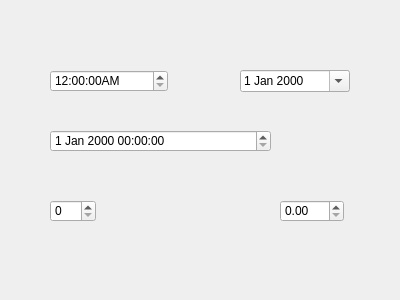
<?xml version="1.0" encoding="UTF-8"?>
<ui version="4.0">
 <class>MyWidget</class>
 <widget class="QWidget" name="MyWidget">
  <property name="geometry">
   <rect>
    <x>0</x>
    <y>0</y>
    <width>400</width>
    <height>300</height>
   </rect>
  </property>
  <property name="windowTitle">
   <string>MyWidget</string>
  </property>
  <widget class="QDateEdit" name="dateEdit">
   <property name="geometry">
    <rect>
     <x>240</x>
     <y>70</y>
     <width>110</width>
     <height>22</height>
    </rect>
   </property>
   <property name="calendarPopup">
    <bool>true</bool>
   </property>
  </widget>
  <widget class="QDateTimeEdit" name="dateTimeEdit">
   <property name="geometry">
    <rect>
     <x>50</x>
     <y>130</y>
     <width>221</width>
     <height>22</height>
    </rect>
   </property>
  </widget>
  <widget class="QTimeEdit" name="timeEdit">
   <property name="geometry">
    <rect>
     <x>50</x>
     <y>70</y>
     <width>118</width>
     <height>22</height>
    </rect>
   </property>
   <property name="displayFormat">
    <string>h:mm:ssA</string>
   </property>
  </widget>
  <widget class="QSpinBox" name="spinBox">
   <property name="geometry">
    <rect>
     <x>50</x>
     <y>200</y>
     <width>46</width>
     <height>22</height>
    </rect>
   </property>
  </widget>
  <widget class="QDoubleSpinBox" name="doubleSpinBox">
   <property name="geometry">
    <rect>
     <x>280</x>
     <y>200</y>
     <width>64</width>
     <height>22</height>
    </rect>
   </property>
  </widget>
 </widget>
 <layoutdefault spacing="6" margin="11"/>
 <resources/>
 <connections/>
</ui>
